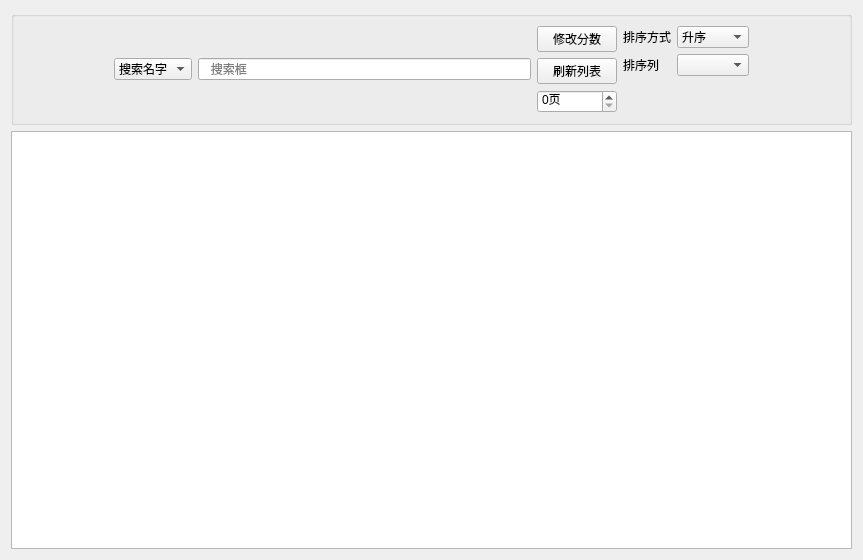
<?xml version="1.0" encoding="UTF-8"?>
<ui version="4.0">
 <class>ScoreWidget</class>
 <widget class="QWidget" name="ScoreWidget">
  <property name="geometry">
   <rect>
    <x>0</x>
    <y>0</y>
    <width>863</width>
    <height>560</height>
   </rect>
  </property>
  <property name="windowTitle">
   <string>Form</string>
  </property>
  <property name="styleSheet">
   <string notr="true"/>
  </property>
  <layout class="QVBoxLayout" name="verticalLayout_3">
   <item>
    <widget class="QGroupBox" name="groupBox">
     <property name="title">
      <string/>
     </property>
     <layout class="QHBoxLayout" name="horizontalLayout">
      <property name="leftMargin">
       <number>100</number>
      </property>
      <property name="rightMargin">
       <number>100</number>
      </property>
      <item>
       <layout class="QVBoxLayout" name="verticalLayout_2">
        <item>
         <layout class="QGridLayout" name="gridLayout">
          <item row="0" column="0">
           <widget class="QComboBox" name="comboBox">
            <item>
             <property name="text">
              <string>搜索名字</string>
             </property>
            </item>
            <item>
             <property name="text">
              <string>搜索学号</string>
             </property>
            </item>
           </widget>
          </item>
          <item row="0" column="1">
           <widget class="QLineEdit" name="lineEdit">
            <property name="inputMask">
             <string/>
            </property>
            <property name="text">
             <string/>
            </property>
            <property name="placeholderText">
             <string>   搜索框</string>
            </property>
           </widget>
          </item>
         </layout>
        </item>
       </layout>
      </item>
      <item>
       <layout class="QGridLayout" name="gridLayout_2">
        <item row="0" column="0">
         <widget class="QPushButton" name="changeBtn">
          <property name="text">
           <string>修改分数</string>
          </property>
         </widget>
        </item>
        <item row="1" column="0">
         <widget class="QPushButton" name="refreshBtn">
          <property name="text">
           <string>刷新列表</string>
          </property>
         </widget>
        </item>
        <item row="2" column="0">
         <widget class="QSpinBox" name="pageIndex">
          <property name="suffix">
           <string>页</string>
          </property>
         </widget>
        </item>
       </layout>
      </item>
      <item>
       <layout class="QFormLayout" name="formLayout_2">
        <property name="leftMargin">
         <number>0</number>
        </property>
        <item row="0" column="0">
         <widget class="QLabel" name="Label">
          <property name="text">
           <string>排序方式</string>
          </property>
         </widget>
        </item>
        <item row="0" column="1">
         <widget class="QComboBox" name="sortMethod">
          <property name="sizePolicy">
           <sizepolicy hsizetype="Maximum" vsizetype="Fixed">
            <horstretch>0</horstretch>
            <verstretch>0</verstretch>
           </sizepolicy>
          </property>
          <property name="maximumSize">
           <size>
            <width>100</width>
            <height>16777215</height>
           </size>
          </property>
          <item>
           <property name="text">
            <string>升序</string>
           </property>
          </item>
          <item>
           <property name="text">
            <string>降序</string>
           </property>
          </item>
         </widget>
        </item>
        <item row="1" column="0">
         <widget class="QLabel" name="Label_2">
          <property name="text">
           <string>排序列</string>
          </property>
         </widget>
        </item>
        <item row="1" column="1">
         <widget class="QComboBox" name="sortColumn">
          <property name="sizePolicy">
           <sizepolicy hsizetype="Preferred" vsizetype="Fixed">
            <horstretch>0</horstretch>
            <verstretch>0</verstretch>
           </sizepolicy>
          </property>
          <property name="maximumSize">
           <size>
            <width>100</width>
            <height>16777215</height>
           </size>
          </property>
         </widget>
        </item>
       </layout>
      </item>
     </layout>
    </widget>
   </item>
   <item>
    <widget class="QTableView" name="tableView">
     <property name="editTriggers">
      <set>QAbstractItemView::NoEditTriggers</set>
     </property>
    </widget>
   </item>
  </layout>
  <action name="inputAction">
   <property name="text">
    <string>导入</string>
   </property>
   <property name="menuRole">
    <enum>QAction::NoRole</enum>
   </property>
  </action>
  <action name="outputAction">
   <property name="text">
    <string>导出当前视图</string>
   </property>
   <property name="menuRole">
    <enum>QAction::NoRole</enum>
   </property>
  </action>
  <action name="changeAction">
   <property name="text">
    <string>修改分数</string>
   </property>
   <property name="menuRole">
    <enum>QAction::NoRole</enum>
   </property>
  </action>
  <action name="refreshAction">
   <property name="text">
    <string>刷新</string>
   </property>
   <property name="menuRole">
    <enum>QAction::NoRole</enum>
   </property>
  </action>
  <action name="outputAllAction">
   <property name="text">
    <string>导出所有</string>
   </property>
   <property name="menuRole">
    <enum>QAction::NoRole</enum>
   </property>
  </action>
 </widget>
 <resources/>
 <connections>
  <connection>
   <sender>changeAction</sender>
   <signal>triggered()</signal>
   <receiver>changeBtn</receiver>
   <slot>click()</slot>
   <hints>
    <hint type="sourcelabel">
     <x>-1</x>
     <y>-1</y>
    </hint>
    <hint type="destinationlabel">
     <x>538</x>
     <y>42</y>
    </hint>
   </hints>
  </connection>
  <connection>
   <sender>refreshAction</sender>
   <signal>triggered()</signal>
   <receiver>refreshBtn</receiver>
   <slot>click()</slot>
   <hints>
    <hint type="sourcelabel">
     <x>538</x>
     <y>76</y>
    </hint>
    <hint type="destinationlabel">
     <x>538</x>
     <y>76</y>
    </hint>
   </hints>
  </connection>
 </connections>
</ui>
